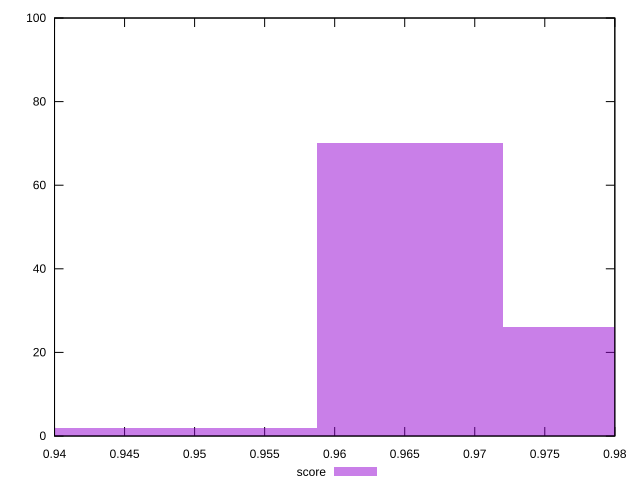

Write the gnuplot code that produced this figure.
reset

$score <<EOF
0.9786079536668932 26
0.9653835218605838 70
0.9521590900542745 2
0.9389346582479652 2
EOF

set key outside below
set boxwidth 0.013224431806309368
set xrange [0.94:0.98]
set yrange [0:100]
set trange [0:100]
set style fill transparent solid 0.5 noborder
set terminal svg size 640, 490 enhanced background rgb 'white'
set output "report_00009_2021-02-08T22-37-41.559Z/speed-index/samples/pages+cached+noadtech+nomedia/score/histogram.svg"

plot $score title "score" with boxes

reset
